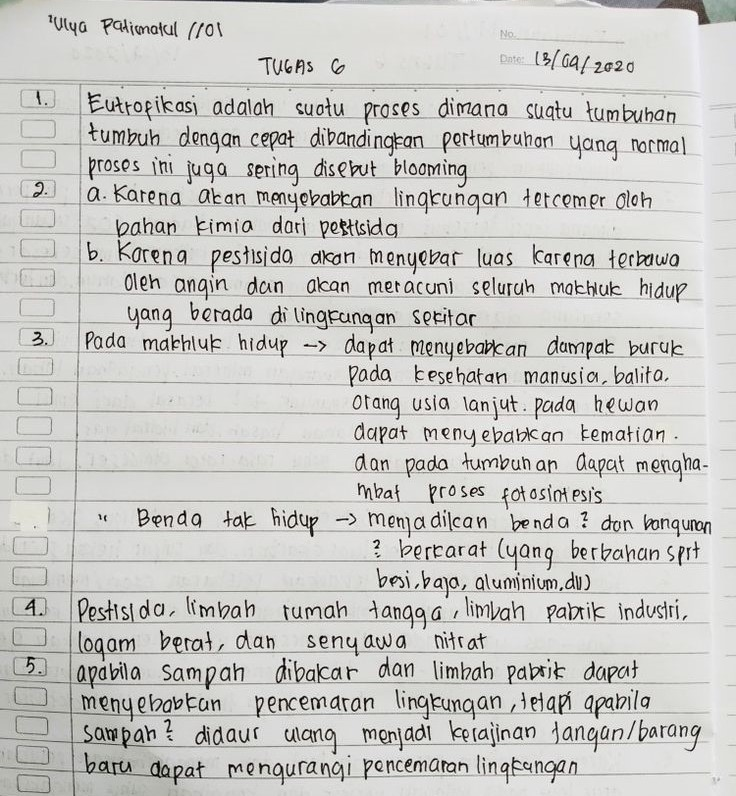
#> input picture manual_labeling/gambar_mentah/11.jpg, 736 x 796 px
$ jupyter execute segmentasi_baris_v2.ipynb
#> lines starting #> are read from the running program, lines starting #| are printed output that depends on the picture; after the words box and inside, x2 and y2 are one past the last pixel; in counts of white or black regions, pixels touching at a corner belong together
# Segmentasi Baris Tulisan Tangan (v2 - untuk foto resolusi tinggi)

Versi ini menggunakan **CLAHE** (normalisasi pencahayaan lokal) + **Otsu thresholding**, lebih cocok untuk foto kamera HP dengan bayangan/pencahayaan tidak merata dan resolusi besar (>1500px).

Untuk gambar resolusi kecil & bersih (seperti hasil scan), gunakan notebook versi pertama (`segmentasi_baris.ipynb`).

[cell 1]
# ============================================================
# KONFIGURASI — edit bagian ini saja
# ============================================================
IMG_PATH   = "gambar_mentah/11.jpg"     # path gambar input
OUTPUT_DIR = "segmentation"  # folder output

# Parameter (biasanya tidak perlu diubah)
CROP_RIGHT_PCT = 0.96  # buang X% terakhir lebar gambar (untuk hilangkan kabel spiral/jilid)
MIN_INK     = 0.04     # sensitivitas deteksi baris
PADDING     = 2        # pixel ekstra atas-bawah tiap crop
MIN_CC      = 2        # min. jumlah huruf per baris
MIN_CC_AREA = 50        # min. ukuran huruf dalam pixel
PEAK_DISTANCE = 20      # jarak minimum antar baris (px) - naikkan untuk foto resolusi besar
# ============================================================

[cell 2]
import os
import cv2
import numpy as np
from scipy.ndimage import uniform_filter1d
from scipy.signal import find_peaks, savgol_filter
import matplotlib.pyplot as plt

print('✅ Library siap')

[cell 3]
# ── Baca gambar & crop strip kanan ──────────────────────────
img_full = cv2.imread(IMG_PATH)
#> img_full is the input picture: shape (796, 736, 3); mean B, G, R 198.6, 201.7, 202.2
if img_full is None:
    raise FileNotFoundError(f"❌ File '{IMG_PATH}' tidak ditemukan!")

H0, W0 = img_full.shape[:2]
crop_right = int(W0 * CROP_RIGHT_PCT)
img = img_full[:, :crop_right, :]
H, W = img.shape[:2]
print(f'✅ Gambar: {W0}x{H0} px -> setelah crop kanan: {W}x{H} px')
#| ✅ Gambar: 736x796 px -> setelah crop kanan: 706x796 px

plt.figure(figsize=(8, 10))
plt.imshow(cv2.cvtColor(img, cv2.COLOR_BGR2RGB))
plt.title('Gambar Input (setelah crop)')
plt.axis('off')
plt.tight_layout()
plt.show()

[cell 4]
# ── Pre-processing: CLAHE + Otsu ────────────────────────────
gray = cv2.cvtColor(img, cv2.COLOR_BGR2GRAY)

# CLAHE: normalisasi kontras lokal -> mengatasi bayangan
clahe = cv2.createCLAHE(clipLimit=2.0, tileGridSize=(16, 16))
gray_clahe = clahe.apply(gray)

blurred = cv2.GaussianBlur(gray_clahe, (5, 5), 0)
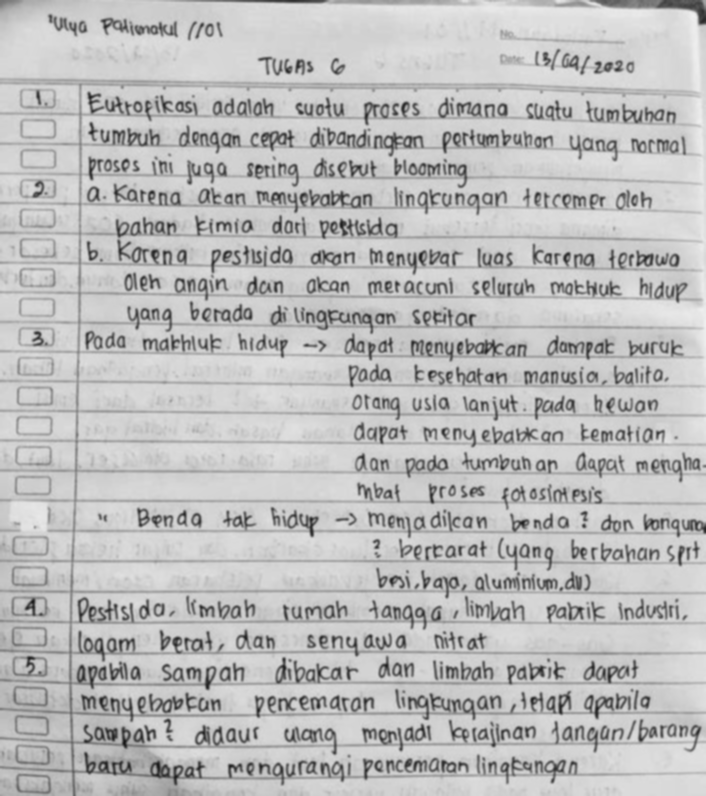
#> blurred: shape (796, 706); min 24, max 240, mean 188.5
_, binary = cv2.threshold(blurred, 0, 255, cv2.THRESH_BINARY_INV + cv2.THRESH_OTSU)
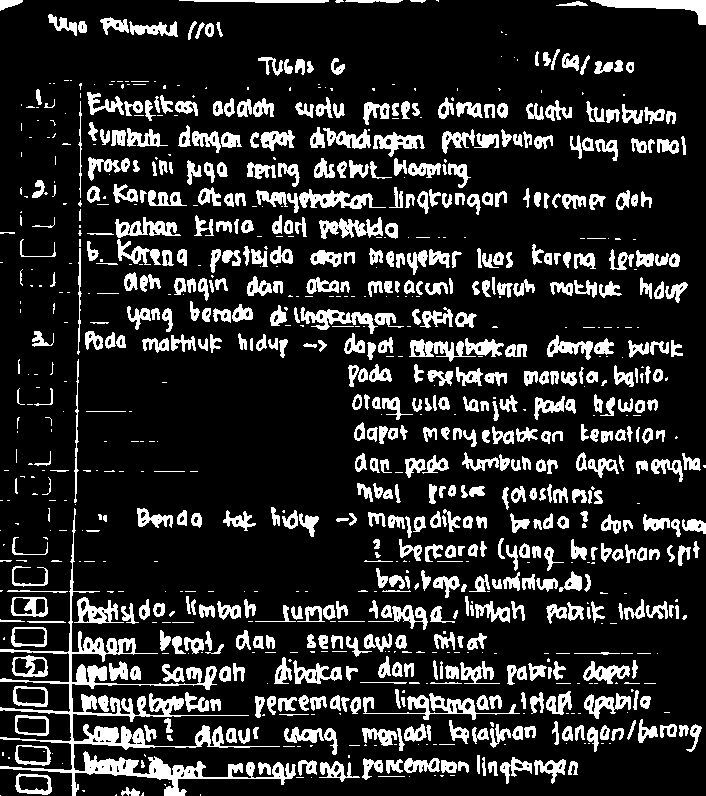
#> binary: shape (796, 706); 16.8% white; 937 white regions (349 under 20 px), largest, box (x1, y1, x2, y2) and area: (0, 508, 296, 796) 8745, (590, 0, 706, 25) 1051, (363, 693, 520, 720) 1040

# Hapus garis horizontal kertas bergaris
kernel_pre_v    = cv2.getStructuringElement(cv2.MORPH_RECT, (1, 3))
binary_pre      = cv2.dilate(binary, kernel_pre_v, iterations=1)
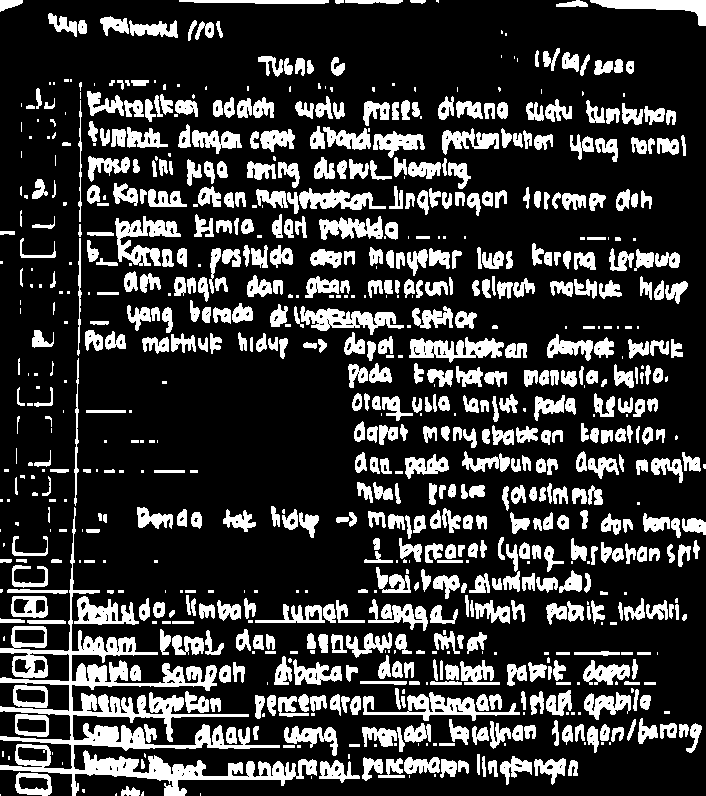
#> binary_pre: shape (796, 706); 22.2% white; 809 white regions (220 under 20 px), largest, box (x1, y1, x2, y2) and area: (0, 507, 317, 796) 14492, (363, 692, 520, 721) 1512, (115, 216, 181, 266) 1461
kernel_line     = cv2.getStructuringElement(cv2.MORPH_RECT, (int(W * 0.5), 1))
horiz_lines     = cv2.morphologyEx(binary_pre, cv2.MORPH_OPEN, kernel_line, iterations=1)
#> horiz_lines: shape (796, 706); every value is 0
kernel_dilate_f = cv2.getStructuringElement(cv2.MORPH_RECT, (3, 3))
horiz_lines_d   = cv2.dilate(horiz_lines, kernel_dilate_f, iterations=1)
binary_clean    = cv2.subtract(binary, horiz_lines_d)

print('✅ Pre-processing selesai')

plt.figure(figsize=(8, 10))
plt.imshow(binary_clean, cmap='gray')
plt.title('Binary setelah hapus garis kertas')
plt.axis('off')
plt.tight_layout()
plt.show()

[cell 5]
# ── Proyeksi horizontal + deteksi puncak baris ────────────
row_sums   = np.sum(binary_clean, axis=1) / 255.0
#> row_sums = 796 values, max 377 at index 345, min 0 at index 40, mean 118.6
row_smooth = uniform_filter1d(row_sums.astype(float), size=3)
#> row_smooth = 796 values, max 366.3 at index 0, min 0 at index 41, mean 118.6
row_savgol = savgol_filter(row_smooth, window_length=7, polyorder=2)
#> row_savgol = 796 values, max 378.9 at index 0, min -1.63 at index 77, mean 118.6
row_savgol = np.clip(row_savgol, 0, None)
#> row_savgol = 796 values, max 378.9 at index 0, min 0 at index 42, mean 118.6
row_norm   = row_savgol / row_savgol.max()
#> row_norm = 796 values, max 1 at index 0, min 0 at index 42, mean 0.313

peaks, _ = find_peaks(row_norm, height=MIN_INK, distance=PEAK_DISTANCE, prominence=MIN_INK)
#> peaks = 26 values from 27 to 791
lh = int(np.median(np.diff(peaks))) if len(peaks) >= 2 else 20
#> lh = 30
print(f'📏 Estimasi tinggi baris: {lh}px | Puncak terdeteksi: {len(peaks)}')
#| 📏 Estimasi tinggi baris: 30px | Puncak terdeteksi: 26

fig, axes = plt.subplots(1, 2, figsize=(12, 10))
axes[0].imshow(cv2.cvtColor(img, cv2.COLOR_BGR2RGB))
axes[0].set_title('Gambar Input'); axes[0].axis('off')
axes[1].plot(row_norm, range(len(row_norm)), linewidth=0.8, color='steelblue')
axes[1].plot(row_norm[peaks], peaks, 'r.', markersize=4, label=f'{len(peaks)} puncak')
axes[1].invert_yaxis()
axes[1].set_title('Proyeksi Horizontal')
axes[1].legend()
plt.tight_layout()
plt.show()
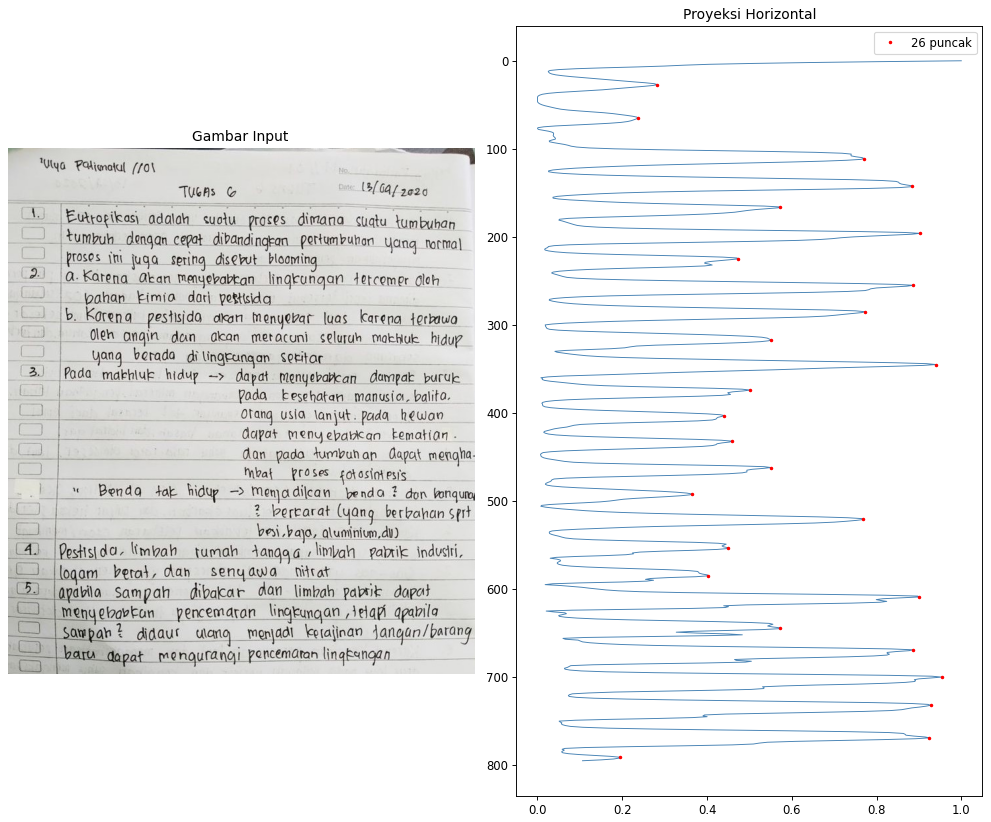
#> figure drawn by matplotlib, 2 panels

[cell 6]
# ── Segmentasi & filter ────────────────────────────────────
separators = [0]
for i in range(len(peaks) - 1):
    seg        = row_norm[peaks[i]: peaks[i + 1]]
    valley_abs = peaks[i] + int(np.argmin(seg))
    separators.append(valley_abs)
#> this loop made 25 passes
#> valley_abs on passes 1 to 8: 42, 77, 126, 155, 181, 214, 241, 272
#> after the loop, separators = 26 values from 0 to 785
separators.append(H - 1)

segments = []
for i in range(len(separators) - 1):
    y1, y2  = separators[i], separators[i + 1]
    seg_ink = row_sums[y1: y2 + 1]
    nonzero = np.where(seg_ink > 2)[0]
    if len(nonzero) == 0:
        continue
    # Clamp ke batas separator agar tidak overlap dengan tetangga
    ty1 = max(y1, y1 + nonzero[0]  - PADDING)
    ty2 = min(y2, y1 + nonzero[-1] + PADDING)
    if (ty2 - ty1) < 10:
        continue
    # Filter connected component
    crop_bin = binary_clean[ty1: ty2 + 1, :]
    num_labels, _, stats, _ = cv2.connectedComponentsWithStats(crop_bin, connectivity=8)
    big_cc = sum(1 for j in range(1, num_labels) if stats[j, cv2.CC_STAT_AREA] >= MIN_CC_AREA)
    if big_cc >= MIN_CC:
        segments.append((ty1, ty2))
#> this loop made 26 passes
#> (y1, y2, ty1, ty2, num_labels, big_cc) on passes 1 to 8: (0, 42, 0, 40, 19, 12), (42, 77, 47, 76, 17, 12), (77, 126, 78, 126, 81, 29), (126, 155, 126, 155, 36, 25), (155, 181, 155, 181, 33, 15), (181, 214, 181, 214, 51, 29), (214, 241, 214, 241, 39, 9), (241, 272, 241, 272, 50, 31)
#> pass 1, `crop_bin = binary_clean[ty1: ty2 + 1, :]`:
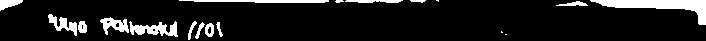
#> crop_bin: shape (41, 706); 10.8% white; 18 white regions (3 under 20 px), largest, box (x1, y1, x2, y2) and area: (590, 0, 706, 25) 1051, (129, 21, 178, 37) 416, (179, 0, 329, 3) 355
#> after the loop, segments = 26 pairs, first value 0 to 785, second value 40 to 795

print(f'✅ {len(segments)} baris terdeteksi')
#| ✅ 26 baris terdeteksi

[cell 7]
# ── Preview semua hasil crop (dengan nomor) ────────────────
n = len(segments)
#> n = 26
fig, axes = plt.subplots(n, 1, figsize=(14, n * 0.5))
if n == 1: axes = [axes]

for i, (ax, (y1, y2)) in enumerate(zip(axes, segments)):
    crop = img[y1: y2+1, :, :]
    ax.imshow(cv2.cvtColor(crop, cv2.COLOR_BGR2RGB))
    ax.set_ylabel(f'{i+1}', fontsize=8, rotation=0, labelpad=22, va='center')
    ax.set_xticks([]); ax.set_yticks([])
#> this loop made 26 passes
#> (y1, y2) on passes 1 to 8: (0, 40), (47, 76), (78, 126), (126, 155), (155, 181), (181, 214), (214, 241), (241, 272)
#> pass 1, `crop = img[y1: y2+1, :, :]`:
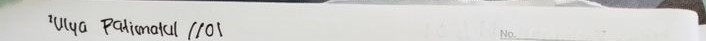
#> crop: shape (41, 706, 3); mean B, G, R 206, 208.7, 209.1

plt.suptitle(f'Preview: {n} baris — catat nomor yang HANYA berisi garis kosong (akan dihapus di cell berikutnya)', fontsize=11)
plt.tight_layout()
plt.show()
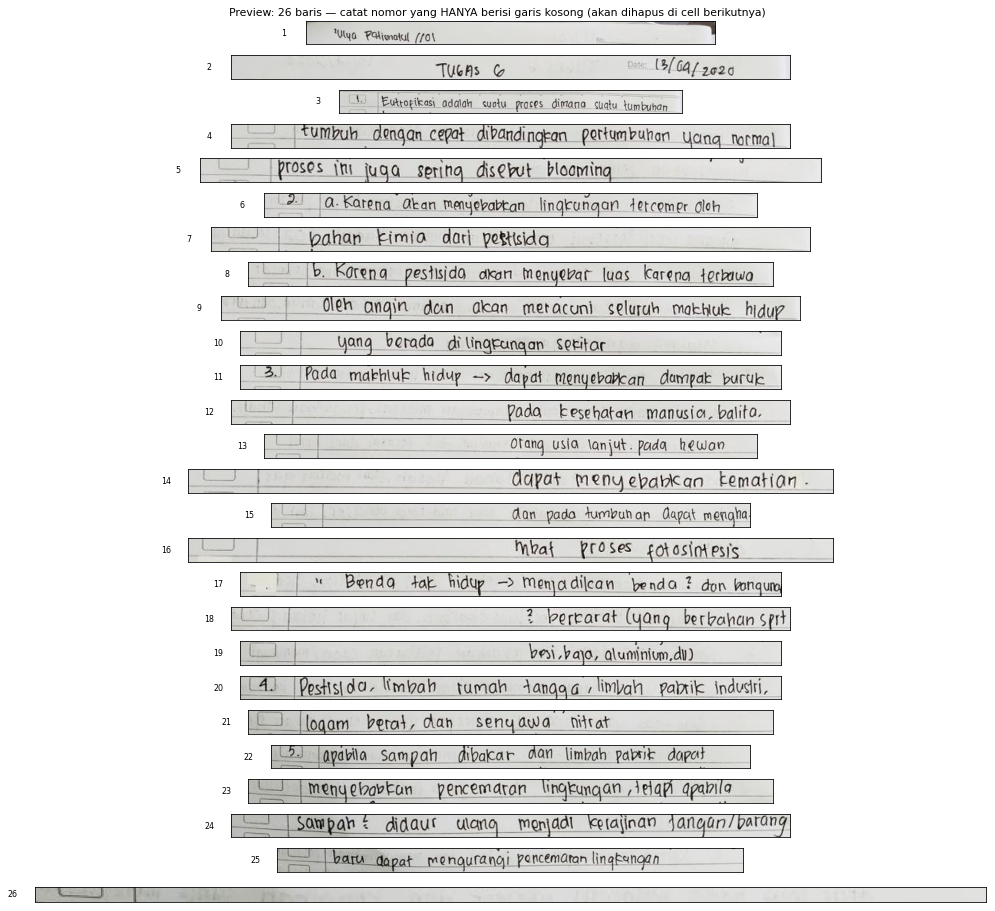
#> figure drawn by matplotlib, 26 panels

[cell 8]
# ── [OPSIONAL] Buang baris yang salah (hanya garis kosong) ──
# Lihat preview di atas, lalu isi nomor baris yang ingin DIBUANG.
# Nomor sesuai label di preview (mulai dari 1).
#
# Contoh: BUANG_NOMOR = [1, 3, 5, 6, 12, 16, 23, 24]

BUANG_NOMOR = []   # ← edit di sini, kosongkan [] jika tidak ada yang perlu dibuang

segments_final = [seg for i, seg in enumerate(segments) if (i+1) not in BUANG_NOMOR]
#> segments_final has the same summary as segments
print(f'✅ Setelah filter manual: {len(segments_final)} baris (dari {len(segments)})')
#| ✅ Setelah filter manual: 26 baris (dari 26)

[cell 9]
# ── Simpan semua crop ──────────────────────────────────────
os.makedirs(OUTPUT_DIR, exist_ok=True)

for idx, (y1, y2) in enumerate(segments_final):
    crop     = img[y1: y2+1, :, :]
    filename = os.path.join(OUTPUT_DIR, f'{idx+1:03d}.png')
    cv2.imwrite(filename, crop)

print(f'🎉 Selesai! {len(segments_final)} baris disimpan ke folder "{OUTPUT_DIR}/"')
#| 🎉 Selesai! 26 baris disimpan ke folder "segmentation/"

$ run again, with manual_labeling/gambar_mentah/05.jpg copied over manual_labeling/gambar_mentah/11.jpg
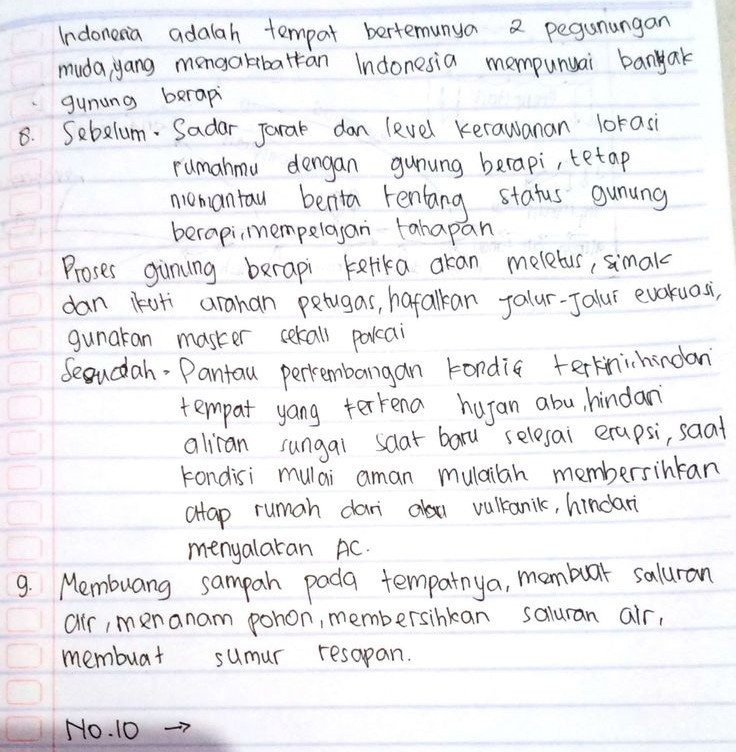
#> input picture manual_labeling/gambar_mentah/05.jpg, 736 x 752 px
#> img_full is the input picture: shape (752, 736, 3); mean B, G, R 239.7, 236.9, 237.3
#| ✅ Gambar: 736x752 px -> setelah crop kanan: 706x752 px
#> `_, binary = cv2.threshold(blurred, 0, 255, cv2.THRESH_BINARY_INV + cv2..`:
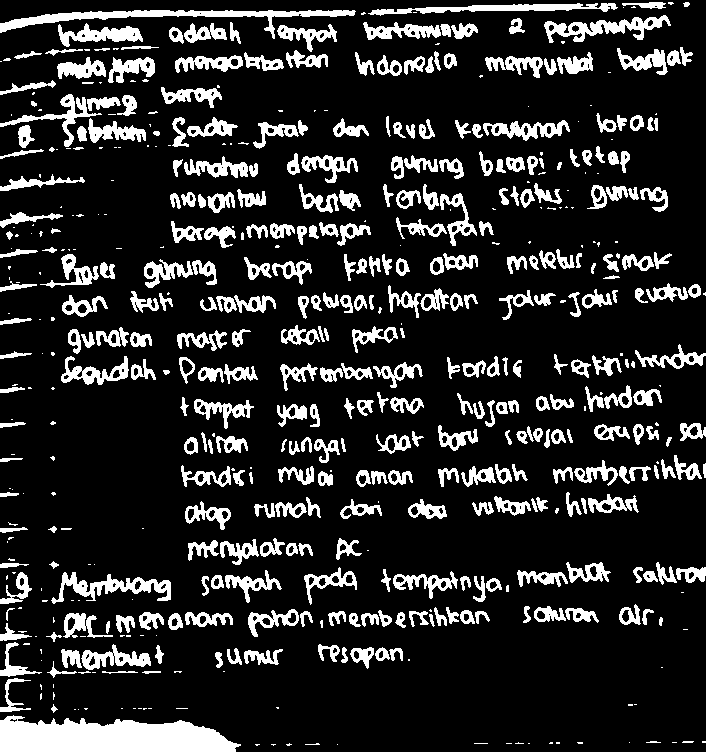
#> binary: shape (752, 706); 16.3% white; 549 white regions (191 under 20 px), largest, box (x1, y1, x2, y2) and area: (0, 715, 241, 752) 6682, (0, 10, 356, 39) 2421, (544, 15, 671, 43) 1355
#> binary_pre: shape (752, 706); 20.9% white; 495 white regions (127 under 20 px), largest, box (x1, y1, x2, y2) and area: (0, 714, 241, 752) 6954, (0, 9, 356, 57) 4476, (0, 93, 146, 150) 2367
#> horiz_lines: shape (752, 706); 1.2% white; 1 white region, box (x1, y1, x2, y2) and area: (0, 725, 241, 752) 6118
#> horiz_lines_d: shape (752, 706); 1.2% white; 1 white region, box (x1, y1, x2, y2) and area: (0, 724, 242, 752) 6392
#> binary_clean: shape (752, 706); 15.1% white; 556 white regions (194 under 20 px), largest, box (x1, y1, x2, y2) and area: (0, 10, 356, 39) 2421, (544, 15, 671, 43) 1355, (51, 572, 171, 604) 1355
#> row_sums = 752 values, max 381 at index 63, min 0 at index 0, mean 106.5
#> row_smooth = 752 values, max 377 at index 63, min 0 at index 0, mean 106.5
#> `row_savgol = savgol_filter(row_smooth, window_length=7, polyorder=2)`: row_savgol = 752 values, max 378.4 at index 63, min -10.12 at index 0, mean 106.5
#> `row_savgol = np.clip(row_savgol, 0, None)`: row_savgol = 752 values, max 378.4 at index 63, min 0 at index 0, mean 106.5
#> row_norm = 752 values, max 1 at index 63, min 0 at index 0, mean 0.281
#> peaks = 21 values from 31 to 743
#> lh = 35
#| 📏 Estimasi tinggi baris: 35px | Puncak terdeteksi: 21
#> the loop `for i in range(len(peaks) - 1):` made 20 passes
#> valley_abs on passes 1 to 8: 44, 79, 110, 148, 178, 212, 247, 280
#> after the loop `for i in range(len(peaks) - 1):`: separators = [0, 44, 79, 110, 148, 178, 212, 247, 280, 325, 350, 385, 420, 455, 489, 534, 560, 604, 641, 713, 726]
#> the loop `for i in range(len(separators) - 1):` made 21 passes
#> (y1, y2, ty1, ty2, num_labels, big_cc) on passes 1 to 8: (0, 44, 0, 44, 22, 13), (44, 79, 44, 79, 32, 20), (79, 110, 79, 110, 22, 6), (110, 148, 110, 148, 49, 21), (148, 178, 148, 178, 38, 18), (178, 212, 178, 212, 36, 20), (212, 247, 212, 247, 39, 12), (247, 280, 247, 280, 41, 22)
#> after the loop `for i in range(len(separators) - 1):`: segments = [(0, 44), (44, 79), (79, 110), (110, 148), (148, 178), (178, 212), (212, 247), (247, 280), (280, 325), (325, 350), (350, 385), (385, 420), (420, 455), (455, 488), (490, 534), (535, 560), (560, 604), (604, 641), (641, 713), (714, 725)]
#| ✅ 20 baris terdeteksi
#> n = 20
#> the loop `for i, (ax, (y1, y2)) in enumerate(zip(axes, segments)):` made 20 passes
#> pass 3, `crop = img[y1: y2+1, :, :]`:
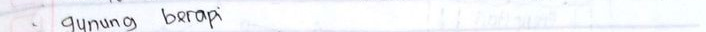
#> crop: shape (32, 706, 3); mean B, G, R 247.3, 243.7, 241.8
#> segments_final has the same summary as segments
#| ✅ Setelah filter manual: 20 baris (dari 20)
#> the loop `for idx, (y1, y2) in enumerate(segments_final):` made 20 passes
#| 🎉 Selesai! 20 baris disimpan ke folder "segmentation/"
